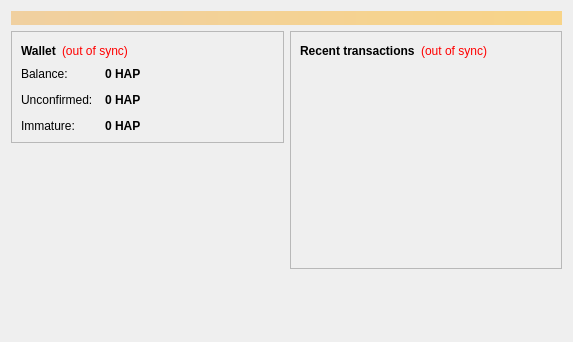
<?xml version="1.0" encoding="UTF-8"?>
<ui version="4.0">
 <class>OverviewPage</class>
 <widget class="QWidget" name="OverviewPage">
  <property name="geometry">
   <rect>
    <x>0</x>
    <y>0</y>
    <width>573</width>
    <height>342</height>
   </rect>
  </property>
  <property name="windowTitle">
   <string>Form</string>
  </property>
  <layout class="QVBoxLayout" name="topLayout">
   <item>
    <widget class="QLabel" name="labelAlerts">
     <property name="visible">
      <bool>false</bool>
     </property>
     <property name="styleSheet">
      <string notr="true">background-color: qlineargradient(x1: 0, y1: 0, x2: 1, y2: 0, stop:0 #F0D0A0, stop:1 #F8D488); color:#000000;</string>
     </property>
     <property name="wordWrap">
      <bool>true</bool>
     </property>
     <property name="margin">
      <number>3</number>
     </property>
    </widget>
   </item>
   <item>
    <layout class="QHBoxLayout" name="horizontalLayout" stretch="1,1">
     <item>
      <layout class="QVBoxLayout" name="verticalLayout_2">
       <item>
        <widget class="QFrame" name="frame">
         <property name="frameShape">
          <enum>QFrame::StyledPanel</enum>
         </property>
         <property name="frameShadow">
          <enum>QFrame::Raised</enum>
         </property>
         <layout class="QVBoxLayout" name="verticalLayout_4">
          <item>
           <layout class="QHBoxLayout" name="horizontalLayout_4">
            <item>
             <widget class="QLabel" name="label_5">
              <property name="font">
               <font>
                <weight>75</weight>
                <bold>true</bold>
               </font>
              </property>
              <property name="text">
               <string>Wallet</string>
              </property>
             </widget>
            </item>
            <item>
             <widget class="QLabel" name="labelWalletStatus">
              <property name="toolTip">
               <string>The displayed information may be out of date. Your wallet automatically synchronizes with the HappyCoin network after a connection is established, but this process has not completed yet.</string>
              </property>
              <property name="styleSheet">
               <string notr="true">QLabel { color: red; }</string>
              </property>
              <property name="text">
               <string notr="true">(out of sync)</string>
              </property>
              <property name="alignment">
               <set>Qt::AlignLeading|Qt::AlignLeft|Qt::AlignVCenter</set>
              </property>
             </widget>
            </item>
            <item>
             <spacer name="horizontalSpacer_2">
              <property name="orientation">
               <enum>Qt::Horizontal</enum>
              </property>
              <property name="sizeHint" stdset="0">
               <size>
                <width>40</width>
                <height>20</height>
               </size>
              </property>
             </spacer>
            </item>
           </layout>
          </item>
          <item>
           <layout class="QFormLayout" name="formLayout_2">
            <property name="fieldGrowthPolicy">
             <enum>QFormLayout::AllNonFixedFieldsGrow</enum>
            </property>
            <property name="horizontalSpacing">
             <number>12</number>
            </property>
            <property name="verticalSpacing">
             <number>12</number>
            </property>
            <item row="0" column="0">
             <widget class="QLabel" name="label">
              <property name="text">
               <string>Balance:</string>
              </property>
             </widget>
            </item>
            <item row="0" column="1">
             <widget class="QLabel" name="labelBalance">
              <property name="font">
               <font>
                <weight>75</weight>
                <bold>true</bold>
               </font>
              </property>
              <property name="cursor">
               <cursorShape>IBeamCursor</cursorShape>
              </property>
              <property name="toolTip">
               <string>Your current balance</string>
              </property>
              <property name="text">
               <string notr="true">0 HAP</string>
              </property>
              <property name="textInteractionFlags">
               <set>Qt::LinksAccessibleByMouse|Qt::TextSelectableByKeyboard|Qt::TextSelectableByMouse</set>
              </property>
             </widget>
            </item>
            <item row="1" column="0">
             <widget class="QLabel" name="label_3">
              <property name="text">
               <string>Unconfirmed:</string>
              </property>
             </widget>
            </item>
            <item row="1" column="1">
             <widget class="QLabel" name="labelUnconfirmed">
              <property name="font">
               <font>
                <weight>75</weight>
                <bold>true</bold>
               </font>
              </property>
              <property name="cursor">
               <cursorShape>IBeamCursor</cursorShape>
              </property>
              <property name="toolTip">
               <string>Total of transactions that have yet to be confirmed, and do not yet count toward the current balance</string>
              </property>
              <property name="text">
               <string notr="true">0 HAP</string>
              </property>
              <property name="textInteractionFlags">
               <set>Qt::LinksAccessibleByMouse|Qt::TextSelectableByKeyboard|Qt::TextSelectableByMouse</set>
              </property>
             </widget>
            </item>
            <item row="2" column="0">
             <widget class="QLabel" name="labelImmatureText">
              <property name="text">
               <string>Immature:</string>
              </property>
             </widget>
            </item>
            <item row="2" column="1">
             <widget class="QLabel" name="labelImmature">
              <property name="font">
               <font>
                <weight>75</weight>
                <bold>true</bold>
               </font>
              </property>
              <property name="toolTip">
               <string>Mined balance that has not yet matured</string>
              </property>
              <property name="text">
               <string notr="true">0 HAP</string>
              </property>
              <property name="textInteractionFlags">
               <set>Qt::LinksAccessibleByMouse|Qt::TextSelectableByKeyboard|Qt::TextSelectableByMouse</set>
              </property>
             </widget>
            </item>
           </layout>
          </item>
         </layout>
        </widget>
       </item>
       <item>
        <spacer name="verticalSpacer">
         <property name="orientation">
          <enum>Qt::Vertical</enum>
         </property>
         <property name="sizeHint" stdset="0">
          <size>
           <width>20</width>
           <height>40</height>
          </size>
         </property>
        </spacer>
       </item>
      </layout>
     </item>
     <item>
      <layout class="QVBoxLayout" name="verticalLayout_3">
       <item>
        <widget class="QFrame" name="frame_2">
         <property name="frameShape">
          <enum>QFrame::StyledPanel</enum>
         </property>
         <property name="frameShadow">
          <enum>QFrame::Raised</enum>
         </property>
         <layout class="QVBoxLayout" name="verticalLayout">
          <item>
           <layout class="QHBoxLayout" name="horizontalLayout_2">
            <item>
             <widget class="QLabel" name="label_4">
              <property name="text">
               <string>&lt;b&gt;Recent transactions&lt;/b&gt;</string>
              </property>
             </widget>
            </item>
            <item>
             <widget class="QLabel" name="labelTransactionsStatus">
              <property name="toolTip">
               <string>The displayed information may be out of date. Your wallet automatically synchronizes with the HappyCoin network after a connection is established, but this process has not completed yet.</string>
              </property>
              <property name="styleSheet">
               <string notr="true">QLabel { color: red; }</string>
              </property>
              <property name="text">
               <string notr="true">(out of sync)</string>
              </property>
              <property name="alignment">
               <set>Qt::AlignRight|Qt::AlignTrailing|Qt::AlignVCenter</set>
              </property>
             </widget>
            </item>
            <item>
             <spacer name="horizontalSpacer">
              <property name="orientation">
               <enum>Qt::Horizontal</enum>
              </property>
              <property name="sizeHint" stdset="0">
               <size>
                <width>40</width>
                <height>20</height>
               </size>
              </property>
             </spacer>
            </item>
           </layout>
          </item>
          <item>
           <widget class="QListView" name="listTransactions">
            <property name="styleSheet">
             <string notr="true">QListView { background: transparent; }</string>
            </property>
            <property name="frameShape">
             <enum>QFrame::NoFrame</enum>
            </property>
            <property name="verticalScrollBarPolicy">
             <enum>Qt::ScrollBarAlwaysOff</enum>
            </property>
            <property name="horizontalScrollBarPolicy">
             <enum>Qt::ScrollBarAlwaysOff</enum>
            </property>
            <property name="selectionMode">
             <enum>QAbstractItemView::NoSelection</enum>
            </property>
           </widget>
          </item>
         </layout>
        </widget>
       </item>
       <item>
        <spacer name="verticalSpacer_2">
         <property name="orientation">
          <enum>Qt::Vertical</enum>
         </property>
         <property name="sizeHint" stdset="0">
          <size>
           <width>20</width>
           <height>40</height>
          </size>
         </property>
        </spacer>
       </item>
      </layout>
     </item>
    </layout>
   </item>
  </layout>
 </widget>
 <resources/>
 <connections/>
</ui>
